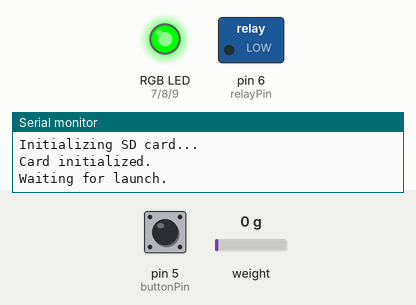
The sketch below on a simulated Arduino Uno, built with avr-gcc and run on an emulated ATmega328P. Shown: switched loads named in the sketch (green lamp = pin HIGH), an RGB LED mixed from three pins (HIGH = lit), the last lines printed to the serial monitor. The inputs (shaded band) are chosen by the test bench; at power-on: pin 5 (buttonPin) LOW, weight on the scale 0 g. Storage starts empty.

Above: at 4.2 s.
4.3 s: pin 5 (buttonPin) pulled HIGH for 0.15 s
At 10.0 s:
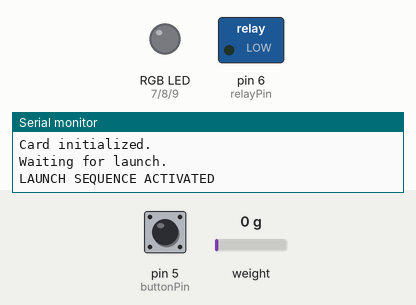
At 11.4 s:
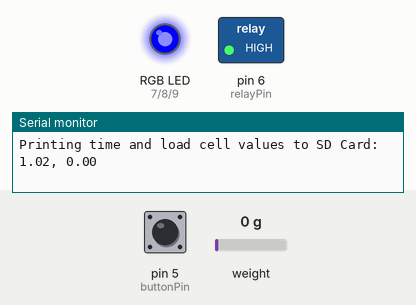
Timing chart, 0 to 53.7 s (numbered marks = the images above; inputs shaded):
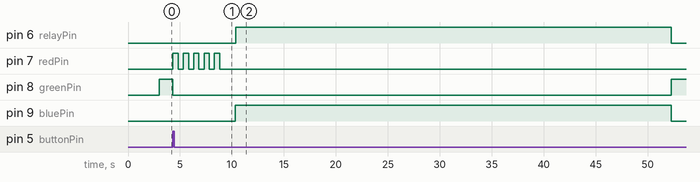

Measured:
- after the input at 4.3 s, pin 6 (relayPin): LOW → HIGH after 6.1 s, → LOW 41.9 s later; pin 7 (redPin): alternates HIGH for 0.50 s and LOW for 0.50 s, 10 changes in all, then stays LOW, starting at once; pin 8 (greenPin): HIGH → LOW at once, → HIGH 48.0 s later; pin 9 (bluePin): LOW → HIGH after 6.0 s, → LOW 42.0 s later

The sketch:

Rocket_Motor_Test_Stand.ino
```cpp
/*
  SD card attached to SPI bus as follows:
** MOSI - pin 11 (51 MEGA) on Arduino Uno/Duemilanove/Diecimila
** MISO - pin 12 (50 MEGA) on Arduino Uno/Duemilanove/Diecimila
** CLK - pin 13 (52 MEGA) on Arduino Uno/Duemilanove/Diecimila
** CS - (53 MEGA) depends on your SD card shield or module.
**
** This link might be useful: http://lab.dejaworks.com/arduino-nano-sd-card-connection/
*/

#include <SPI.h>
#include <SD.h>
#include "HX711.h"

//scale
HX711 scale(2, 3);                                                                  //Starts the HX711 Scale with DT on pin 2, and SCK on pin 3

//LED and Button pins (Launch Sequence)
const int buttonPin = 5;                                                            //The number of the pushbutton pin
const int redPin = 7;                                                               //The number of the RGB pin (RED)
const int greenPin =  8;                                                            //The number of the RGB pin (GREEN)
const int bluePin = 9;                                                              //The number of the RGB pin (BLUE)
const int relayPin = 6;
int buttonState = 0;                                                                //Variable for reading the pushbutton status

//Scale
float calibration_factor = -247;                                                    //This calibration factor is adjusted according to my load cell (10kg)
float units;                                                                        //The basic unit for the scale, grams. Easily converted, however.
const int testInterval = 400;                                                       //Arbitrary value for now I suppose (100 = 6.05 sec)

//SD Card
const int chipSelect = 4;                                                           //4 for UNO and 53 for MEGA
char fileName[] = "Test_00.CSV";                                                    //Base filename for logging.

//Timing
const int countdownTime = 5;                                                        //Amount of time in seconds the countdown lasts.
extern volatile unsigned long timer0_millis;                                        //This variable is used to reset the internal clock on the arduino for every launch.
double time;                                                                        //Used to count the time in lilliseconds for logging on SD card. double works fine in this application. Runs are short.

void setup() {
  Serial.begin(9600);
  pinMode(greenPin, OUTPUT);
  pinMode(redPin, OUTPUT);
  pinMode(bluePin, OUTPUT);
  pinMode(buttonPin, INPUT);
  pinMode(relayPin, OUTPUT);
  //Scale Setup
  scale.set_scale();                                                                //Sets the scale
  scale.tare();                                                                     //Resets the scale to 0

  long zero_factor = scale.read_average();                                          //Gets a baseline reading
  Serial.print("Zero factor: ");                                                    //This can be used to remove the need to tare the scale. Useful in permanent scale projects.
  Serial.println(zero_factor);
  Serial.print("Test interval: ");                                                  //Displays the variable test interval for testing.
  Serial.println(testInterval);
  scale.set_scale(calibration_factor);                                              //Adjust to this calibration factor (This is not really necessary but may be useful in your own set up)

  //SD Setup
  while (!Serial) {
    ;                                                                               //Waits for serial port to connect. Needed for native USB port only, while plugged in for testing
  }

  Serial.println("Initializing SD card...");
  if (!SD.begin(chipSelect)) {                                                      //See if the card is present and can be initialized:
    Serial.println("Card failed, or not present");
    while (!SD.begin(chipSelect)) {
      Serial.println("Double check SD Card connection!");
      //throws error LED
      setColor(255, 0, 205);
      delay(500);
      setColor(0, 0, 0);
    }
  }
  Serial.println("Card initialized.\n");
  delay(1000);
  Serial.println("Waiting for launch.\n");
}

void setColor(int red, int green, int blue) {                                       //RGB LED function for ease of use
#ifdef COMMON_ANODE
  red = 255 - red;
  green = 255 - green;
  blue = 255 - blue;
#endif
  analogWrite(redPin, red);
  analogWrite(greenPin, green);
  analogWrite(bluePin, blue);
}

char fileGenerator(char fileName[]) {                                               //Generates a new file string for every press of the launch button
  Serial.println("Checking if a test log already exists...");
  if (SD.exists(fileName)) {                                                        //Check before modifying target filename.
    Serial.println("Creating a new test log...");
    for (int i = 1; i <= 99; i++) {                                                 //The filename exists so this increments the 2 digit filename index.
      fileName[5] = i / 10 + '0';
      fileName[6] = ceil(i % 10 + '0');
      if (!SD.exists(fileName)) {                                                   //Honestly not really sure if this does anything
        break;
      }
    }
  }
  if (!SD.exists(fileName)) {
    Serial.println("File name is unique, keeping original file name...");
  }
  return fileName;
}

void launchSeq() {
  Serial.println("LAUNCH SEQUENCE ACTIVATED");
  for (int i = 0; i < countdownTime; i++) {                                         //Counts down 1 second for the value held by countdownTimer
    setColor(255, 0, 0);
    delay(500);
    setColor(0, 0, 0);
    delay(500);
  }
  scale.tare();                                                                     //Tares the scale right before motor firing for accuracy
}

void thrustLog() {                                                                  //This Logs the time as well as the strain gauge value
  File dataFile = SD.open(fileName, FILE_WRITE);
  noInterrupts ();                                                                  //
  timer0_millis = 0;                                                                //Resets the inner clock on the arduino for easy excel processing (above)
  interrupts ();                                                                    //
  if (dataFile) {
    for (int i = 0; i < testInterval; i++) {
      units = scale.get_units(), 10;
      time = millis() / 1000.0;                                                     //Converts time to seconds
      if (units < 0)  {                                                             //If the gauge reads a negative value, it is displayed as zero instead
        units = 0.00;
      }
      dataFile.print(time);
      dataFile.print(",");
      dataFile.println(units);
      Serial.print("Printing time and load cell values to SD Card: ");
      Serial.print(time);
      Serial.print(", ");
      Serial.println(units);
    }
  } else {
    Serial.println("error opening test file. Test results unable to be logged!");
    //throws error LED
    setColor(255, 0, 205);
    delay(500);
    setColor(0, 0, 0);
  }
  Serial.println("Test file logging Finished.");
  dataFile.close();
}


void electricFuse() {                                                               //Activates the rocket motor fuse and calls the thrustLog() function
  setColor(0, 0, 255);
  fileGenerator(fileName);                                                          //As soon as the electric fuse ignites, the logger starts recording
  digitalWrite(relayPin, HIGH);
  //switch on relay/transistor for electric fuse.
  //delay(1000);                                                                      //Two second delay so the fuse has time to ignite motor
  //switch off relay

  thrustLog(); //TODO: might need to switch on and off relay inside the thrust log... Might be best to call this inside the thrust log function.
}

void loop() {
  setColor(0, 255, 0);
  buttonState = digitalRead(buttonPin);
  if (SD.begin(chipSelect) == true) {                                               //SD Card must be inserted prior to allowing a launch.
    if (buttonState == HIGH)  {                                                     //If an SD Card is detected as well as a button press, the launch sequence will commence
      launchSeq();
      digitalWrite(greenPin, LOW);
      electricFuse();
      delay(1000); // reset timer
      digitalWrite(relayPin, LOW);
      Serial.println("Ready to launch again.");
    }
  } else {                                                                          //If no SD Card is detected an error indicator LED will flash until the SD Card is initialized.
    while (!SD.begin(chipSelect)) {
      Serial.println("Double check SD Card connection!");
      //throw error LED
      setColor(255, 0, 205);
      delay(500);
      setColor(0, 0, 0);
    }
    Serial.println("SD Card connection reestablished!\nWaiting for launch.");
  }
}
```
